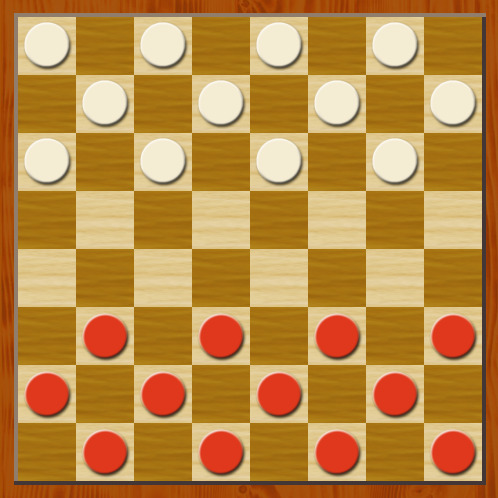
//> input picture ejercicio4/damas.jpg, 498 x 498 px
$ ./main   (built with g++ and OpenCV 4)
//> lines starting //> are read from the running program, lines starting //| are printed output that depends on the picture; after the words box and inside, x2 and y2 are one past the last pixel; in counts of white or black regions, pixels touching at a corner belong together
/* ------------------------------------------------------------ */
// Programador: Cristian Sánchez Rodríguez
//
// Asignatura: Visión Artificial (Ejercicio 4)
//
// Descripción: Este ejercicio consiste en aplicar diversos modos
//				para obtener contornos/bordes de la imagen damas.jpg
//
//				Modos aplicados:
//				    - Hough
//				    - Contours
//				    - Centroids
/* ------------------------------------------------------------ */

// -- Includes -- //
#include "opencv2/core.hpp"
#include "opencv2/imgproc.hpp"
#include "opencv2/imgcodecs.hpp"
#include "opencv2/highgui.hpp"
#include <cmath>
#include <iostream>
#include <iomanip>

using namespace cv;
using namespace std;

// -- Constantes y variables globales -- //
enum slider_mode
{
    HOUGH = 0,
    CONTOURS,
    CENTROIDS
};

const String WINDOW_NAME = "Practise 4";

// Matrices empleadas para procesar
Mat image_input,
    canny_mat,
    gray_output,
    gauss_mat,
    image_output;

// Variables de los sliders
int mode = HOUGH,
    canny_thresh = 100,
    hough_acc = 200,
    hough_rad = 30,
    aspect_ratio = 1;

RNG rng(12345);

// Método de trazado para depurar sliders
// [10 lines left out: function print_debug_info, not called in this run]

// Método para obtener y pintar la transformada de hough (lineal y circular)
void aply_hough ()
{
    // -- Hough lineal -- //
    vector<Vec2f> lines;
    HoughLines( canny_mat, lines, 1, CV_PI/180, hough_acc, 0, 0 );

    // Pintado de líneas
    for( size_t i = 0; i < lines.size(); i++ ) {
        float rho = lines[i][0], theta = lines[i][1];
        Point pt1, pt2;
        double a = cos(theta), b = sin(theta);
        double x0 = a*rho, y0 = b*rho;
        pt1.x = cvRound(x0 + 1000*(-b));
        pt1.y = cvRound(y0 + 1000*( a));
        pt2.x = cvRound(x0 - 1000*(-b));
        pt2.y = cvRound(y0 - 1000*( a));
        line( image_output, pt1, pt2, Scalar(0,255, 0), 3, LINE_AA );
    }

    // -- Hough circular -- //
    cvtColor(image_input, gray_output, COLOR_BGR2GRAY);
    medianBlur(gray_output, gray_output, 5); // (Opcional) actúa sobre el ruido.

    vector<Vec3f> circles;
    HoughCircles(gray_output, circles, HOUGH_GRADIENT, 1,
                    gray_output.rows/16,
                    100, 30, 1, hough_rad);

    // Pintado de círculos
    for( size_t i = 0; i < circles.size(); i++ ) {
        Vec3i c = circles[i];
        Point center = Point(c[0], c[1]);
        circle( image_output, center, 1, Scalar(0,100,100), 3, LINE_AA);
        int radius = c[2];
        circle( image_output, center, radius, Scalar(0,0,0), 3, LINE_AA);
    }
}

// Método para obtener y pintar contornos
// [69 lines left out: functions aply_contours, aply_centroids, not called in this run]

// Método Callback
void sliderCallback (int a, void * arg)
{
    image_output = image_input.clone();
    cvtColor( image_input, gray_output, COLOR_BGR2GRAY );
    Canny(gray_output, canny_mat, canny_thresh, canny_thresh*2, 3);

    switch (mode)
    {
        case HOUGH:
        {
            aply_hough();
            break;
        }

        case CONTOURS:
        {
            aply_contours();
            break;
        }

        case CENTROIDS:
        {
            aply_centroids();
            break;
        }
    }

    // print_debug_info ();
    imshow(WINDOW_NAME, image_output);
}

// -- MAIN -- //
int main(int argc, char ** argv) {
    const char* filename = argc >=2 ? argv[1] : "./damas.jpg";

    // Input en color de imagen damas.jpg
    image_input = imread( samples::findFile( filename ), IMREAD_COLOR);
//> image_input is the input picture: 498 rows x 498 cols, CV_8UC3; mean B, G, R 69.7, 137.5, 187.7
    if( image_input.empty()){
        cout << "Error opening image" << endl;
        return EXIT_FAILURE;
    }

    // Resize de damas
    resize(image_input, image_input, Size(512, 512));
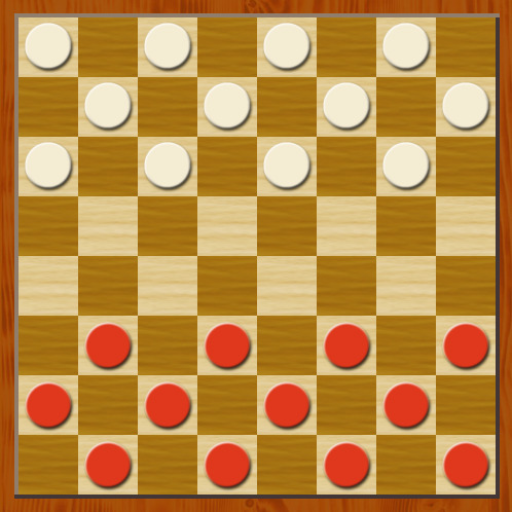
//> image_input: 512 rows x 512 cols, CV_8UC3; mean B, G, R 69.6, 137.4, 187.6
    image_output = image_input.clone();

    // Sliders
    namedWindow(WINDOW_NAME, WINDOW_AUTOSIZE );
    imshow(WINDOW_NAME, image_output);

    createTrackbar( "0: Hough - 1: Contours - 2: Centroids",
                    WINDOW_NAME,
                    &mode, 2,
                    sliderCallback );

    createTrackbar( "Canny thresh [0-255]:",
                    WINDOW_NAME,
                    &canny_thresh, 255,
                    sliderCallback );

    createTrackbar( "Hough lines accumulator [0-300]:",
                    WINDOW_NAME,
                    &hough_acc, 300,
                    sliderCallback );

    createTrackbar( "Hough radius value max [0-50]:",
                    WINDOW_NAME,
                    &hough_rad, 50,
                    sliderCallback );

    createTrackbar( "Aspect ratio value * 0.01 [0-4]:",
                    WINDOW_NAME,
                    &aspect_ratio, 4,
                    sliderCallback );

    sliderCallback(0, 0);
//> in sliderCallback, `cvtColor( image_input, gray_output, COLOR_BGR2GRAY );`:
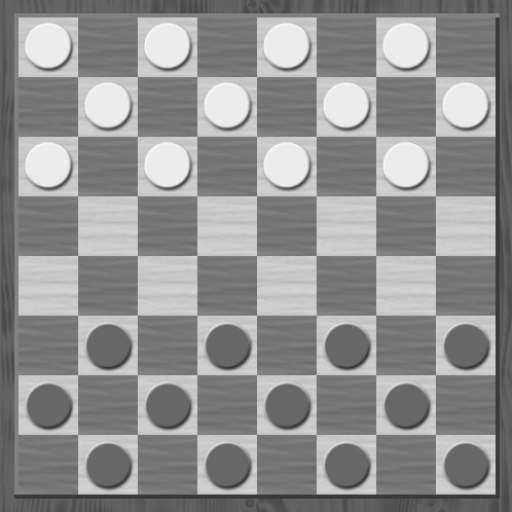
//> gray_output: 512 rows x 512 cols, CV_8UC1; min 54, max 250, mean 144.6
//> in sliderCallback, `Canny(gray_output, canny_mat, canny_thresh, canny_thresh*2, 3);`:
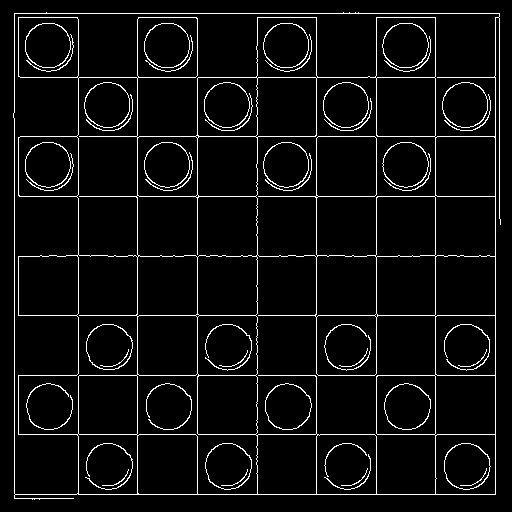
//> canny_mat: 512 rows x 512 cols, CV_8UC1; 5.6% white in thin lines or dots
//> in aply_hough, `HoughLines( canny_mat, lines, 1, CV_PI/180, hough_acc, 0, 0 );`: lines = 21 lines (rho, theta), first 12: [13, 1.57], [14, 0], [494, 1.57], [495, 0], [435, 0], [137, 0], [77, 1.57], [316, 0], [434, 1.57], [196, 1.57], [375, 1.57], [197, 0]
//> the loop in aply_hough, `for( size_t i = 0; i < lines.size(); i++ )` made 21 passes
//> (rho, theta, a, b, x0, y0) on passes 1 to 12: (13, 1.57, -4.37e-08, 1, -5.68e-07, 13), (14, 0, 1, 0, 14, 0), (494, 1.57, -4.37e-08, 1, -2.16e-05, 494), (495, 0, 1, 0, 495, 0), (435, 0, 1, 0, 435, 0), (137, 0, 1, 0, 137, 0), (77, 1.57, -4.37e-08, 1, -3.37e-06, 77), (316, 0, 1, 0, 316, 0), (434, 1.57, -4.37e-08, 1, -1.9e-05, 434), (196, 1.57, -4.37e-08, 1, -8.57e-06, 196), (375, 1.57, -4.37e-08, 1, -1.64e-05, 375), (197, 0, 1, 0, 197, 0)
//> after the loop in aply_hough, `for( size_t i = 0; i < lines.size(); i++ )`:
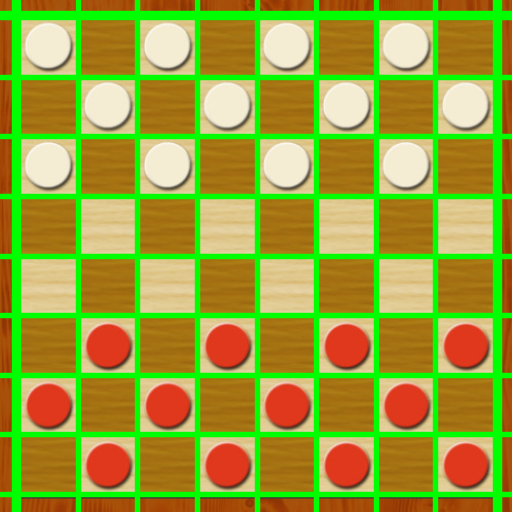
//> image_output: 512 rows x 512 cols, CV_8UC3; mean B, G, R 54.8, 160.9, 151.1
//> in aply_hough, `HoughCircles(gray_output, circles, HOUGH_GRADIENT, 1, gray_output.rows..`: circles = 24 circles (x, y, radius), first 12: [226.5, 104.5, 22.3], [168.5, 406.5, 22.5], [285.5, 44.5, 22.1], [108.5, 106.5, 24.3], [346.5, 106.5, 24.3], [166.5, 164.5, 22.1], [285.5, 164.5, 22.1], [466.5, 346.5, 22.7], [404.5, 163.5, 22.4], [108.5, 346.5, 22.5], [48.5, 46.5, 24.3], [227.5, 346.5, 22.8]
//> the loop in aply_hough, `for( size_t i = 0; i < circles.size(); i++ )` made 24 passes
//> (center, radius) on passes 1 to 12: (Point(226, 104), 22), (Point(168, 406), 22), (Point(286, 44), 22), (Point(108, 106), 24), (Point(346, 106), 24), (Point(166, 164), 22), (Point(286, 164), 22), (Point(466, 346), 23), (Point(404, 164), 22), (Point(108, 346), 22), (Point(48, 46), 24), (Point(228, 346), 23)
//> after the loop in aply_hough, `for( size_t i = 0; i < circles.size(); i++ )`:
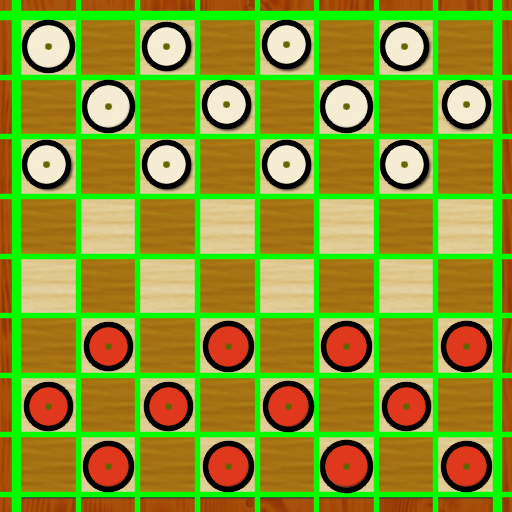
//> image_output: 512 rows x 512 cols, CV_8UC3; 9.56% of pixels changed, all inside (x1, y1, x2, y2) = (21, 19, 493, 494)
    waitKey(0);
    return EXIT_SUCCESS;
}
